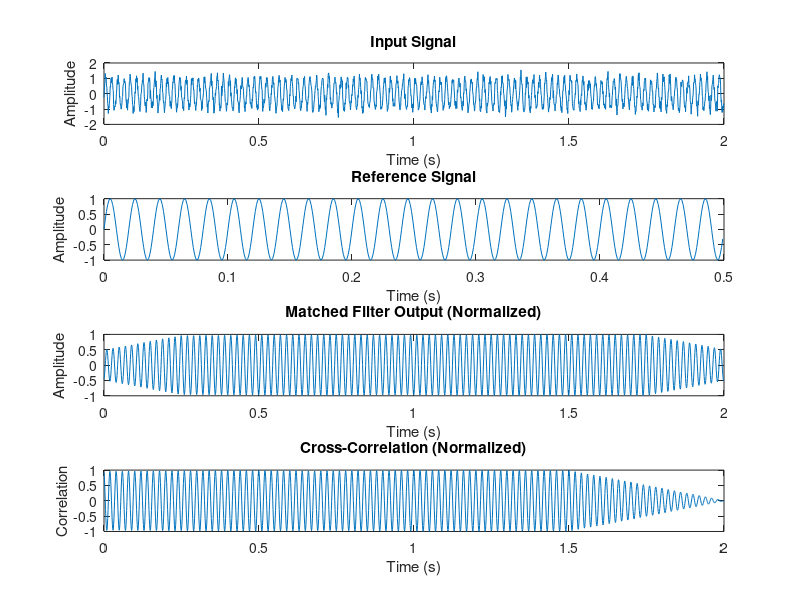
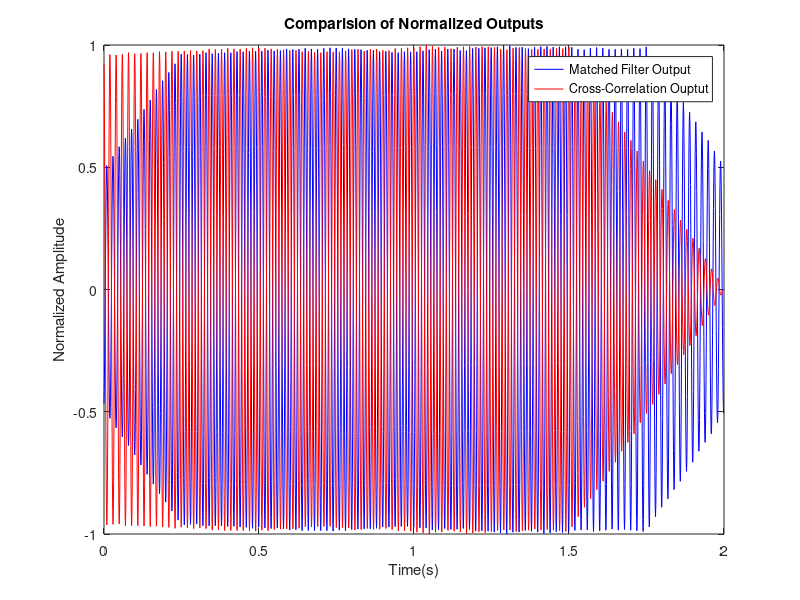

MATLAB code for these plots, in order:
% Parameters
fs = 1000;           % Sampling Frequency (Hz)
T = 2;               % Duration of the input signal (seconds)
t = 0:1/fs:T-1/fs;   % Time vector

% Generate Gaussian noise
noise_level = 0.2;   % Adjust the noise level (Standard Deviation)
noise = noise_level * randn(size(t));

% 1. Generate a sinusoid input signal with frequency 50Hz and add noise to the signal
input_signal = sin(2 * pi * 50 * t) + noise;

% Shorter duration for the reference signal
T_ref = 0.5;         % Duration of the reference signal (seconds)
t_ref = 0:1/fs:T_ref-1/fs; % Time vector for the reference signal

% 2. Generate reference signal same as input but of a shorter duration
reference_signal = sin(2 * pi * 50 * t_ref);

% 3. Flip the reference signal for the matched filter using MATLAB built-in function
matched_filter = fliplr(reference_signal);

% 4. Perform convolution operation with a flipped version of reference signal and input signal
filtered_signal = conv(input_signal, matched_filter, 'same');

% 5. Perform Cross-Correlation using MATLAB built-in function for input signal and reference signal
[correlation, lags] = xcorr(input_signal, reference_signal);

% Normalize the cross-correlation output manually
norm_factor = sqrt(sum(input_signal.^2)) * sqrt(sum(reference_signal.^2));
normalized_correlation = correlation / norm_factor;

% Align Cross-Correlation with the matched filter output signal
lag_offset = (length(reference_signal)-1); % Center of Cross-Correlation
aligned_lags = lags - lag_offset; % Shift lags for centering
aligned_correlation = normalized_correlation(lags >= 1 & lags <= length(input_signal));

% Create Time Vector for Cross-Correlation Plot
t_corr = linspace(t(1), t(end), length(aligned_correlation));

% Normalize the matched filter output and cross-correlation result to their respective max
filtered_signalNormalized = filtered_signal / max(abs(filtered_signal));
correlationNormalized = aligned_correlation / max(abs(aligned_correlation));

% Plot all the graphs in subplots
figure;

% Plot the input signal
subplot(4, 1, 1);
plot(t, input_signal);
title('Input Signal');
xlabel('Time (s)');
ylabel('Amplitude');

% Plot the reference signal
subplot(4, 1, 2);
plot(t_ref, reference_signal);
title('Reference Signal');
xlabel('Time (s)');
ylabel('Amplitude');

% Plot the filtered signal (Matched filter output)
subplot(4, 1, 3);
plot(t, filtered_signalNormalized);
title('Matched Filter Output (Normalized)');
xlabel('Time (s)');
ylabel('Amplitude');

% Plot the cross-correlation result
subplot(4, 1, 4);
plot(t_corr, correlationNormalized);
title('Cross-Correlation (Normalized)');
xlabel('Time (s)');
ylabel('Correlation');


figure;
plot(t,filtered_signalNormalized,'b','DisplayName','Matched Filter Output');
hold on;
plot(t_corr,correlationNormalized,'r','DisplayName','Cross-Correlation Ouptut');
legend;
title('Comparision of Normalized Outputs');
xlabel('Time(s)');
ylabel('Normalized Amplitude');

